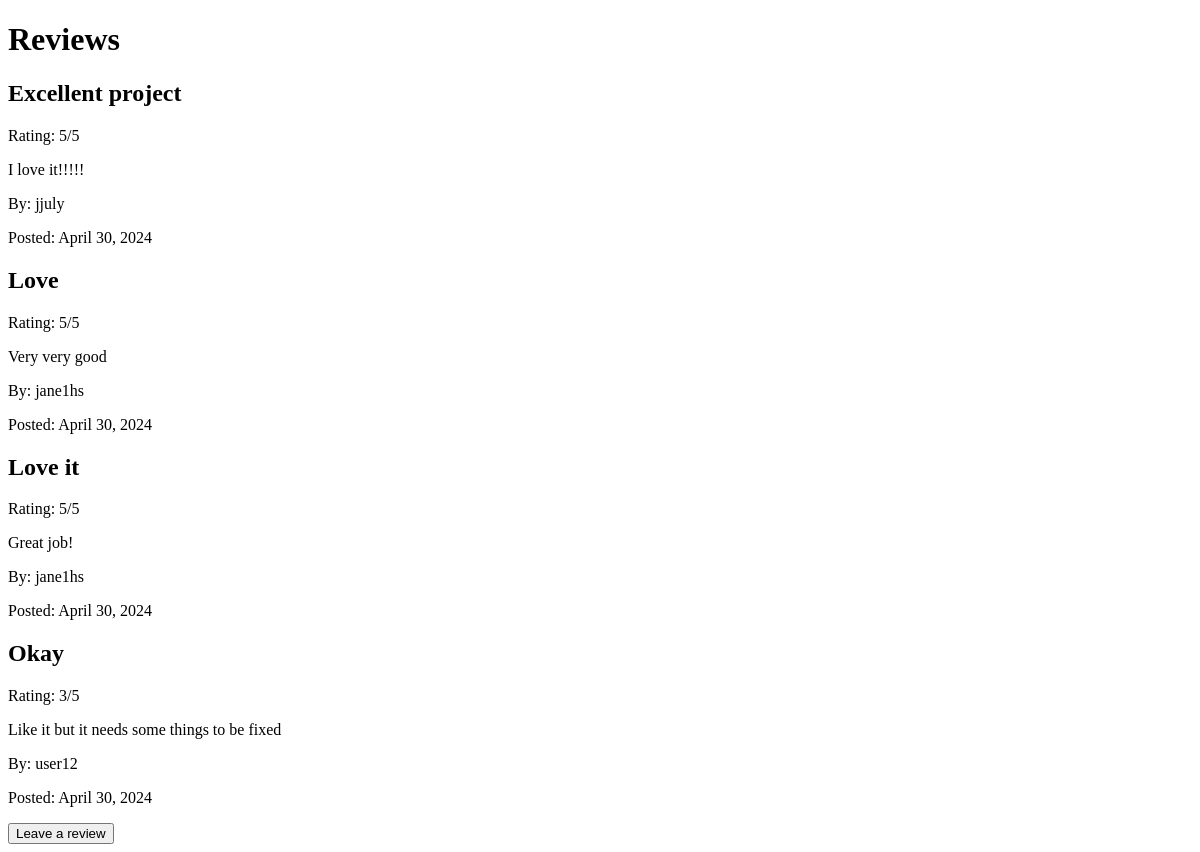
The page /reviews/ on the database as committed earlier.
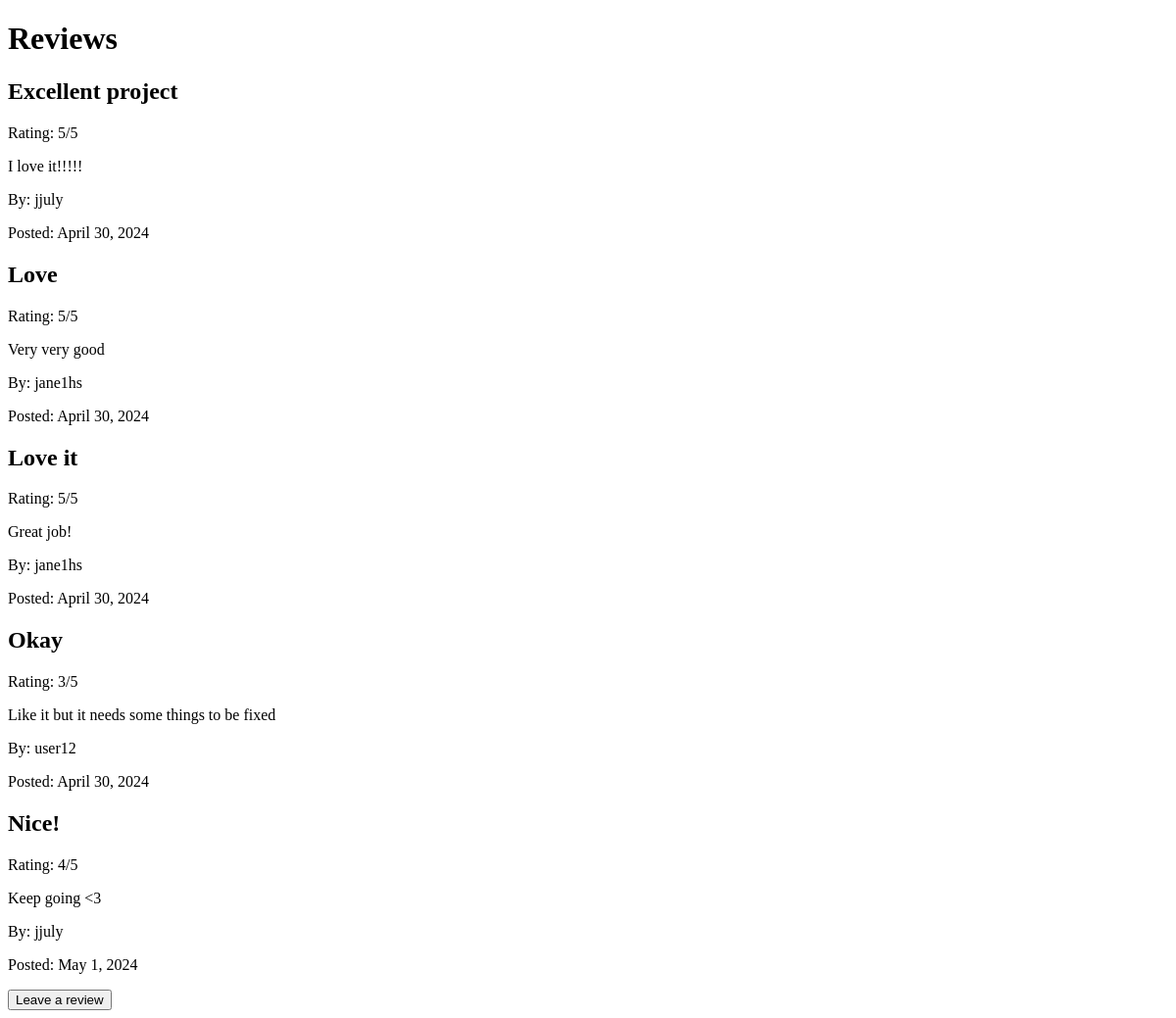
The same page on the database as committed later.
### touragency/models.py (models this page shows, shortened)
class Review(models.Model):
    title = models.CharField(max_length=100)
    rating = models.IntegerField()
    text = models.TextField()
    date = models.DateField(auto_now_add=True)
    user = models.ForeignKey(User, related_name="reviews", on_delete=models.CASCADE)

class User(AbstractUser):
    STATUS_CHOICES = (
        ("staff", "staff"),
        ("client", "client"),
    )
    status = models.CharField(choices=STATUS_CHOICES, default="client", max_length=6)
    phone_number = models.CharField(max_length=15)
    address = models.CharField(max_length=255)
    age = models.PositiveSmallIntegerField()

### touragency/views.py (the view)
# urls.py: path('reviews/', views.reviews, name='reviews'),
def reviews(request):
    reviews = Review.objects.all()
    return render(request, 'reviews.html', {'reviews': reviews})

### touragency/templates/reviews.html (shortened to what this page needs)
<!DOCTYPE html>
<head>
</head>
<body>
    <h1>Reviews</h1>
    {% for review in reviews %}
        <div>
            <h2>{{ review.title }}</h2>
            <p>Rating: {{ review.rating }}/5</p>
            <p>{{ review.text }}</p>
            <p>By: {{ review.user.username }}</p>
            <p>Posted: {{ review.date }}</p>
        </div>
    {% endfor %}
    <form action="{% url 'add_review' %}" method="get">
        <button type="submit">Leave a review</button>
    </form>
</body>
</html>

Rows that differ between the two databases and show on the page:
added Review: title "Nice!", rating "4", text "Keep going <3", user.username "jjuly", date "May 1, 2024"
